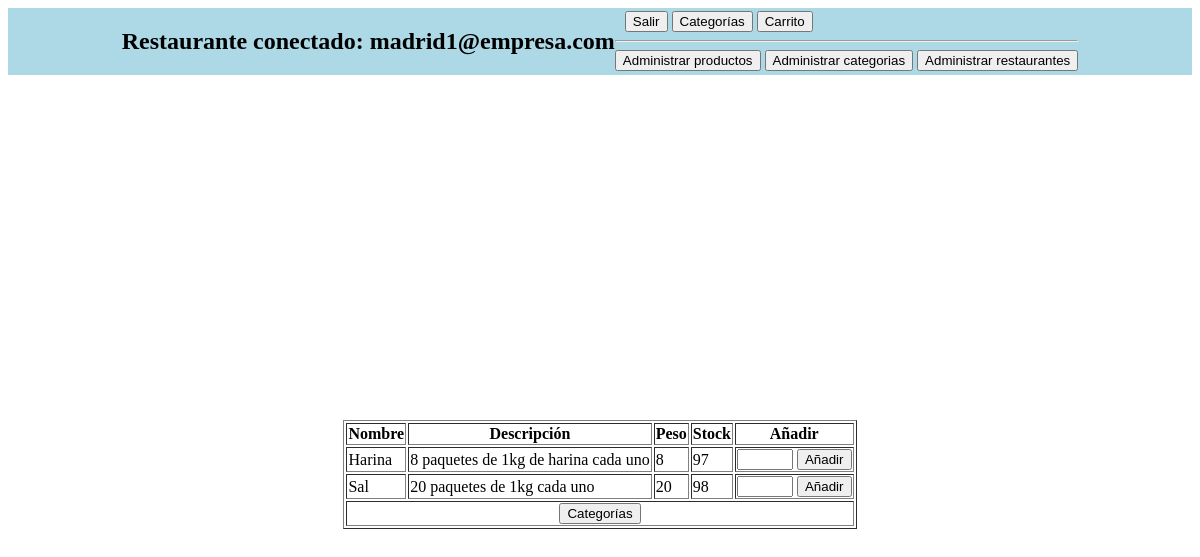
Screenshot of /productos.php?CodCat=1 (signed in) with the database file from the repository.
### tables this page shows
CREATE TABLE `productos` (
  `CodProd` int(11) NOT NULL,
  `Nombre` varchar(45) DEFAULT NULL,
  `Descripcion` varchar(90) NOT NULL,
  `Peso` float NOT NULL,
  `Stock` int(11) NOT NULL,
  `Categoria` int(11) NOT NULL
);

### productos.php (the view, shortened to what this page needs)
<?php
    include 'bd.php';
    include 'navbar.php';
    try{
        $CodCat='';
        if(isset($_GET['CodCat'])){
            $CodCat = $_GET['CodCat'];
        }
        $sql = "SELECT CodProd, Nombre, Descripcion, Peso, Stock
                FROM productos
                WHERE Categoria = '$CodCat'";
        $productos = $bd->query($sql);
    } catch (PDOException $ex) {
        echo 'Error al mostrar los productos: ' . $ex->getMessage();
    }
?>
<!DOCTYPE html>
<html lang="en">
<head>
    <link rel="stylesheet" href="estilo.css">
</head>
<body>
    <div id="formulario">
        <table border="1">
            <tr>
                <th>Nombre</th>
                <th>Descripción</th>
                <th>Peso</th>
                <th>Stock</th>
                <th>Añadir</th>
            </tr>
            <?php foreach ($productos as $producto){
                if($producto['Stock'] > 0){?>
            <tr>
                <form action="agregar.php" method="POST">
                    <td><?php echo $producto['Nombre'] ?></td>
                    <td><?php echo $producto['Descripcion'] ?></td>
                    <td><?php echo $producto['Peso'] ?></td>
                    <td><?php echo $producto['Stock'] ?></td>
                    <td>
                        <input type="number" name="cantidad"  min="1" max="<?php echo $producto['Stock'] ?>">
                        <button type="submit" name="add">Añadir</button>
                    </td>
                </form>
            </tr>
            <?php } }?>
            <tr>
                <td colspan="5" style="text-align: center;">
                    <a href="categorias.php"><button>Categorías</button></a>
                </td>
            </tr>
        </table>
    </div>
</body>
</html>

### estilo.css (style rules this page uses)
#formulario { display:flex; justify-content:center; align-items: center; height: 100vh; }

### rows the page displays
productos: Nombre "Harina", Descripcion "8 paquetes de 1kg de harina cada uno", Peso "8", Stock "97"
productos: Nombre "Sal", Descripcion "20 paquetes de 1kg cada uno", Peso "20", Stock "98"

### other values shown
$correo "madrid1@empresa.com"
